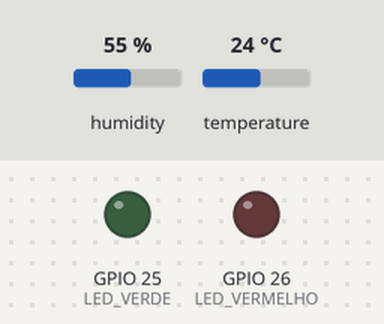
Recording of a sketch running on a simulated ESP32. Parts: output pins drawn as LEDs (lit = HIGH). The test bench sets the inputs (shaded band); at power-on: temperature 24 °C, humidity 55 %. WiFi joins after 1.5 s; servers stay silent unless stated; no MQTT or app messages arrive unless stated; what the sketch prints to the serial monitor is not drawn.

Above: at 2.7 s.
2.8 s: temperature set to 34.6 °C
9.7 s: temperature set to 35.4 °C
At 11.4 s:
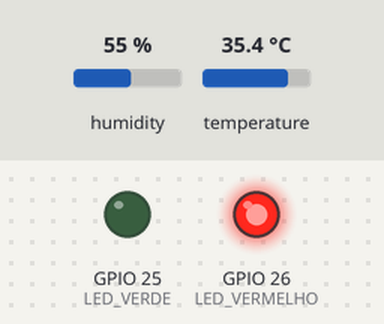
16.6 s: temperature set to 12 °C
At 21.4 s:
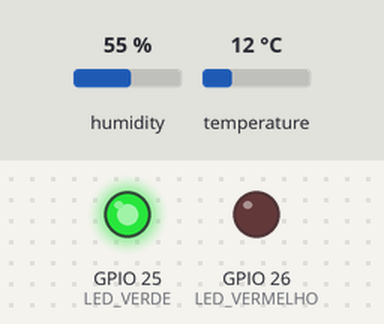
23.5 s: temperature set to 41 °C
At 25.3 s:
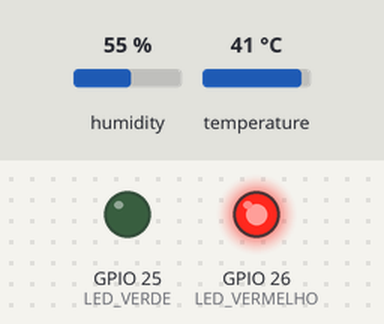
Timing chart, 0 to 26.8 s (numbered marks = the images above; inputs shaded):
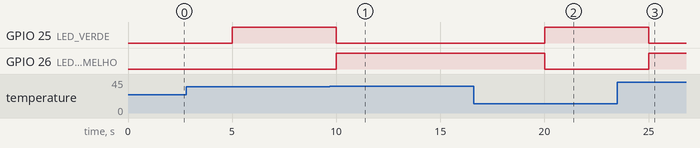

The sketch:

sketch.ino
```cpp
#include <WiFi.h>
#include <PubSubClient.h>
#include <DHT.h>

// ===== SENSOR DHT22 =====
#define DHT_PIN 15
#define DHT_TYPE DHT22

// ===== LEDs =====
#define LED_VERDE 25
#define LED_VERMELHO 26

// ===== WIFI DO WOKWI =====
const char *ssid = "Wokwi-GUEST";
const char *password = "";

// ===== BROKER MQTT =====
const char *mqtt_server = "broker.hivemq.com";
const int mqtt_port = 1883;
const char *mqtt_topic = "edge/2ano/2CCPG/grupo23/smartfactory/dados";

DHT dht(DHT_PIN, DHT_TYPE);
WiFiClient espClient;
PubSubClient client(espClient);

unsigned long ultimaPublicacao = 0;

void conectarWiFi()
{
    Serial.print("Conectando ao Wi-Fi");

    WiFi.begin(ssid, password);

    while (WiFi.status() != WL_CONNECTED)
    {
        delay(500);
        Serial.print(".");
    }

    Serial.println("\nWi-Fi conectado!");
    Serial.println(WiFi.localIP());
}

void conectarMQTT()
{
    while (!client.connected())
    {
        Serial.print("Conectando ao broker MQTT...");

        String clientId = "ESP32-SmartFactory-";
        clientId += String((uint32_t)ESP.getEfuseMac(), HEX);

        if (client.connect(clientId.c_str()))
        {
            Serial.println(" conectado!");
        }
        else
        {
            Serial.print(" falha, codigo: ");
            Serial.println(client.state());
            delay(2000);
        }
    }
}

void setup()
{
    Serial.begin(115200);

    pinMode(LED_VERDE, OUTPUT);
    pinMode(LED_VERMELHO, OUTPUT);

    dht.begin();

    conectarWiFi();

    client.setServer(mqtt_server, mqtt_port);

    Serial.println("Smart Factory iniciado");
}

void loop()
{
    if (!client.connected())
    {
        conectarMQTT();
    }

    client.loop();

    if (millis() - ultimaPublicacao >= 5000)
    {
        ultimaPublicacao = millis();

        float temperatura = dht.readTemperature();
        float umidade = dht.readHumidity();

        if (isnan(temperatura) || isnan(umidade))
        {
            Serial.println("Erro na leitura do DHT22");
            return;
        }

        // Processamento local (Edge Computing)
        String estado;

        if (temperatura > 35.0)
        {
            estado = "ALERTA";
            digitalWrite(LED_VERMELHO, HIGH);
            digitalWrite(LED_VERDE, LOW);
        }
        else
        {
            estado = "NORMAL";
            digitalWrite(LED_VERMELHO, LOW);
            digitalWrite(LED_VERDE, HIGH);
        }

        // Monta mensagem em formato JSON
        String mensagem = "{";
        mensagem += "\"temperatura\":" + String(temperatura, 2) + ",";
        mensagem += "\"umidade\":" + String(umidade, 2) + ",";
        mensagem += "\"estado\":\"" + estado + "\"";
        mensagem += "}";

        Serial.println(mensagem);

        // Publica os dados no broker MQTT
        if (client.publish(mqtt_topic, mensagem.c_str()))
        {
            Serial.println("Dados enviados via MQTT!");
        }
        else
        {
            Serial.println("Falha ao publicar os dados.");
        }
    }
}
```

Measured:
- the behaviour switches between 35 and 35.1 °C on temperature (found by bisection; images 0 and 1)
- after the input at 9.7 s, GPIO 25 (LED_VERDE): HIGH → LOW after 0.31 s; GPIO 26 (LED_VERMELHO): LOW → HIGH after 0.31 s
- after the input at 16.6 s, GPIO 25 (LED_VERDE): LOW → HIGH after 3.4 s; GPIO 26 (LED_VERMELHO): HIGH → LOW after 3.4 s
- after the input at 23.5 s, GPIO 25 (LED_VERDE): HIGH → LOW after 1.5 s; GPIO 26 (LED_VERMELHO): LOW → HIGH after 1.5 s
